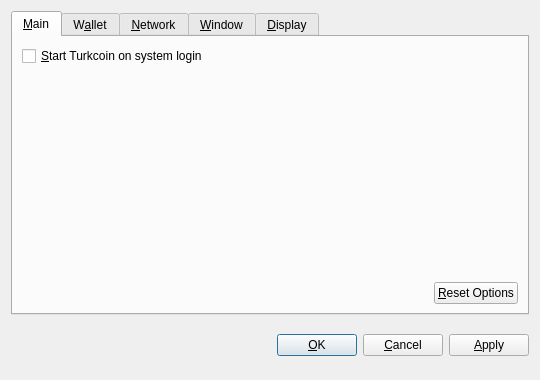
<?xml version="1.0" encoding="UTF-8"?>
<ui version="4.0">
 <class>OptionsDialog</class>
 <widget class="QDialog" name="OptionsDialog">
  <property name="geometry">
   <rect>
    <x>0</x>
    <y>0</y>
    <width>540</width>
    <height>380</height>
   </rect>
  </property>
  <property name="windowTitle">
   <string>Options</string>
  </property>
  <property name="modal">
   <bool>true</bool>
  </property>
  <layout class="QVBoxLayout" name="verticalLayout">
   <item>
    <widget class="QTabWidget" name="tabWidget">
     <property name="tabPosition">
      <enum>QTabWidget::North</enum>
     </property>
     <property name="currentIndex">
      <number>0</number>
     </property>
     <widget class="QWidget" name="tabMain">
      <attribute name="title">
       <string>&amp;Main</string>
      </attribute>
      <layout class="QVBoxLayout" name="verticalLayout_Main">
       <item>
        <widget class="QCheckBox" name="bitcoinAtStartup">
         <property name="toolTip">
          <string>Automatically start Turkcoin after logging in to the system.</string>
         </property>
         <property name="text">
          <string>&amp;Start Turkcoin on system login</string>
         </property>
        </widget>
       </item>
       <item>
        <spacer name="verticalSpacer_Main">
         <property name="orientation">
          <enum>Qt::Vertical</enum>
         </property>
         <property name="sizeHint" stdset="0">
          <size>
           <width>20</width>
           <height>40</height>
          </size>
         </property>
        </spacer>
       </item>
       <item>
        <layout class="QHBoxLayout" name="horizontalLayout_2_Main">
         <item>
          <spacer name="horizontalSpacer_2_Main">
           <property name="orientation">
            <enum>Qt::Horizontal</enum>
           </property>
           <property name="sizeHint" stdset="0">
            <size>
             <width>40</width>
             <height>20</height>
            </size>
           </property>
          </spacer>
         </item>
         <item>
          <widget class="QPushButton" name="resetButton">
           <property name="toolTip">
            <string>Reset all client options to default.</string>
           </property>
           <property name="text">
            <string>&amp;Reset Options</string>
           </property>
           <property name="autoDefault">
            <bool>false</bool>
           </property>
          </widget>
         </item>
        </layout>
       </item>
      </layout>
     </widget>
     <widget class="QWidget" name="tabWallet">
      <attribute name="title">
       <string>W&amp;allet</string>
      </attribute>
      <layout class="QVBoxLayout" name="verticalLayout_Network">
       <item>
        <widget class="QLabel" name="transactionFeeInfoLabel">
         <property name="text">
          <string>Optional transaction fee per kB that helps make sure your transactions are processed quickly. Most transactions are 1 kB.</string>
         </property>
         <property name="textFormat">
          <enum>Qt::PlainText</enum>
         </property>
         <property name="wordWrap">
          <bool>true</bool>
         </property>
        </widget>
       </item>
       <item>
        <layout class="QHBoxLayout" name="horizontalLayout_1_Main">
         <item>
          <widget class="QLabel" name="transactionFeeLabel">
           <property name="text">
            <string>Pay transaction &amp;fee</string>
           </property>
           <property name="textFormat">
            <enum>Qt::PlainText</enum>
           </property>
           <property name="buddy">
            <cstring>transactionFee</cstring>
           </property>
          </widget>
         </item>
         <item>
          <widget class="BitcoinAmountField" name="transactionFee"/>
         </item>
         <item>
          <spacer name="horizontalSpacer_1_Main">
           <property name="orientation">
            <enum>Qt::Horizontal</enum>
           </property>
           <property name="sizeHint" stdset="0">
            <size>
             <width>40</width>
             <height>20</height>
            </size>
           </property>
          </spacer>
         </item>
        </layout>
       </item>
       <item>
        <widget class="QLabel" name="label">
         <property name="text">
          <string>If you disable the spending of unconfirmed change, the change from a transaction cannot be used until that transaction has at least one confirmation. This also affects how your balance is computed.</string>
         </property>
         <property name="wordWrap">
          <bool>true</bool>
         </property>
        </widget>
       </item>
       <item>
        <widget class="QCheckBox" name="spendZeroConfChange">
         <property name="text">
          <string>Spend unconfirmed change  (experts only)</string>
         </property>
        </widget>
       </item>
       <item>
        <spacer name="verticalSpacer">
         <property name="orientation">
          <enum>Qt::Vertical</enum>
         </property>
         <property name="sizeHint" stdset="0">
          <size>
           <width>20</width>
           <height>40</height>
          </size>
         </property>
        </spacer>
       </item>
      </layout>
     </widget>
     <widget class="QWidget" name="tabNetwork">
      <attribute name="title">
       <string>&amp;Network</string>
      </attribute>
      <layout class="QVBoxLayout" name="verticalLayout_Network">
       <item>
        <widget class="QCheckBox" name="mapPortUpnp">
         <property name="toolTip">
          <string>Automatically open the Turkcoin client port on the router. This only works when your router supports UPnP and it is enabled.</string>
         </property>
         <property name="text">
          <string>Map port using &amp;UPnP</string>
         </property>
        </widget>
       </item>
       <item>
        <widget class="QCheckBox" name="connectSocks">
         <property name="toolTip">
          <string>Connect to the Turkcoin network through a SOCKS proxy (e.g. when connecting through Tor).</string>
         </property>
         <property name="text">
          <string>&amp;Connect through SOCKS proxy:</string>
         </property>
        </widget>
       </item>
       <item>
        <layout class="QHBoxLayout" name="horizontalLayout_Network">
         <item>
          <widget class="QLabel" name="proxyIpLabel">
           <property name="text">
            <string>Proxy &amp;IP:</string>
           </property>
           <property name="textFormat">
            <enum>Qt::PlainText</enum>
           </property>
           <property name="buddy">
            <cstring>proxyIp</cstring>
           </property>
          </widget>
         </item>
         <item>
          <widget class="QValidatedLineEdit" name="proxyIp">
           <property name="maximumSize">
            <size>
             <width>140</width>
             <height>16777215</height>
            </size>
           </property>
           <property name="toolTip">
            <string>IP address of the proxy (e.g. 127.0.0.1)</string>
           </property>
          </widget>
         </item>
         <item>
          <widget class="QLabel" name="proxyPortLabel">
           <property name="text">
            <string>&amp;Port:</string>
           </property>
           <property name="textFormat">
            <enum>Qt::PlainText</enum>
           </property>
           <property name="buddy">
            <cstring>proxyPort</cstring>
           </property>
          </widget>
         </item>
         <item>
          <widget class="QLineEdit" name="proxyPort">
           <property name="maximumSize">
            <size>
             <width>55</width>
             <height>16777215</height>
            </size>
           </property>
           <property name="toolTip">
            <string>Port of the proxy (e.g. 9050)</string>
           </property>
          </widget>
         </item>
         <item>
          <widget class="QLabel" name="socksVersionLabel">
           <property name="text">
            <string>SOCKS &amp;Version:</string>
           </property>
           <property name="textFormat">
            <enum>Qt::PlainText</enum>
           </property>
           <property name="buddy">
            <cstring>socksVersion</cstring>
           </property>
          </widget>
         </item>
         <item>
          <widget class="QValueComboBox" name="socksVersion">
           <property name="toolTip">
            <string>SOCKS version of the proxy (e.g. 5)</string>
           </property>
          </widget>
         </item>
         <item>
          <spacer name="horizontalSpacer_Network">
           <property name="orientation">
            <enum>Qt::Horizontal</enum>
           </property>
           <property name="sizeHint" stdset="0">
            <size>
             <width>40</width>
             <height>20</height>
            </size>
           </property>
          </spacer>
         </item>
        </layout>
       </item>
       <item>
        <spacer name="verticalSpacer_Network">
         <property name="orientation">
          <enum>Qt::Vertical</enum>
         </property>
         <property name="sizeHint" stdset="0">
          <size>
           <width>20</width>
           <height>40</height>
          </size>
         </property>
        </spacer>
       </item>
      </layout>
     </widget>
     <widget class="QWidget" name="tabWindow">
      <attribute name="title">
       <string>&amp;Window</string>
      </attribute>
      <layout class="QVBoxLayout" name="verticalLayout_Window">
       <item>
        <widget class="QCheckBox" name="minimizeToTray">
         <property name="toolTip">
          <string>Show only a tray icon after minimizing the window.</string>
         </property>
         <property name="text">
          <string>&amp;Minimize to the tray instead of the taskbar</string>
         </property>
        </widget>
       </item>
       <item>
        <widget class="QCheckBox" name="minimizeOnClose">
         <property name="toolTip">
          <string>Minimize instead of exit the application when the window is closed. When this option is enabled, the application will be closed only after selecting Quit in the menu.</string>
         </property>
         <property name="text">
          <string>M&amp;inimize on close</string>
         </property>
        </widget>
       </item>
       <item>
        <spacer name="verticalSpacer_Window">
         <property name="orientation">
          <enum>Qt::Vertical</enum>
         </property>
         <property name="sizeHint" stdset="0">
          <size>
           <width>20</width>
           <height>40</height>
          </size>
         </property>
        </spacer>
       </item>
      </layout>
     </widget>
     <widget class="QWidget" name="tabDisplay">
      <attribute name="title">
       <string>&amp;Display</string>
      </attribute>
      <layout class="QVBoxLayout" name="verticalLayout_Display">
       <item>
        <layout class="QHBoxLayout" name="horizontalLayout_1_Display">
         <item>
          <widget class="QLabel" name="langLabel">
           <property name="text">
            <string>User Interface &amp;language:</string>
           </property>
           <property name="textFormat">
            <enum>Qt::PlainText</enum>
           </property>
           <property name="buddy">
            <cstring>lang</cstring>
           </property>
          </widget>
         </item>
         <item>
          <widget class="QValueComboBox" name="lang">
           <property name="toolTip">
            <string>The user interface language can be set here. This setting will take effect after restarting Turkcoin.</string>
           </property>
          </widget>
         </item>
        </layout>
       </item>
       <item>
        <layout class="QHBoxLayout" name="horizontalLayout_2_Display">
         <item>
          <widget class="QLabel" name="unitLabel">
           <property name="text">
            <string>&amp;Unit to show amounts in:</string>
           </property>
           <property name="textFormat">
            <enum>Qt::PlainText</enum>
           </property>
           <property name="buddy">
            <cstring>unit</cstring>
           </property>
          </widget>
         </item>
         <item>
          <widget class="QValueComboBox" name="unit">
           <property name="toolTip">
            <string>Choose the default subdivision unit to show in the interface and when sending coins.</string>
           </property>
          </widget>
         </item>
        </layout>
       </item>
       <item>
        <widget class="QCheckBox" name="displayAddresses">
         <property name="toolTip">
          <string>Whether to show Turkcoin addresses in the transaction list or not.</string>
         </property>
         <property name="text">
          <string>&amp;Display addresses in transaction list</string>
         </property>
        </widget>
       </item>
       <item>
        <widget class="QCheckBox" name="coinControlFeatures">
         <property name="toolTip">
          <string>Whether to show coin control features or not.</string>
         </property>
         <property name="text">
          <string>Display coin &amp;control features (experts only!)</string>
         </property>
        </widget>
       </item>
       <item>
        <spacer name="verticalSpacer_Display">
         <property name="orientation">
          <enum>Qt::Vertical</enum>
         </property>
         <property name="sizeHint" stdset="0">
          <size>
           <width>20</width>
           <height>40</height>
          </size>
         </property>
        </spacer>
       </item>
      </layout>
     </widget>
    </widget>
   </item>
   <item>
    <layout class="QHBoxLayout" name="horizontalLayout_Buttons">
     <item>
      <spacer name="horizontalSpacer_1">
       <property name="orientation">
        <enum>Qt::Horizontal</enum>
       </property>
       <property name="sizeHint" stdset="0">
        <size>
         <width>40</width>
         <height>48</height>
        </size>
       </property>
      </spacer>
     </item>
     <item>
      <widget class="QLabel" name="statusLabel">
       <property name="font">
        <font>
         <weight>75</weight>
         <bold>true</bold>
        </font>
       </property>
       <property name="text">
        <string/>
       </property>
       <property name="textFormat">
        <enum>Qt::PlainText</enum>
       </property>
       <property name="wordWrap">
        <bool>true</bool>
       </property>
      </widget>
     </item>
     <item>
      <spacer name="horizontalSpacer_2">
       <property name="orientation">
        <enum>Qt::Horizontal</enum>
       </property>
       <property name="sizeHint" stdset="0">
        <size>
         <width>40</width>
         <height>48</height>
        </size>
       </property>
      </spacer>
     </item>
     <item>
      <widget class="QPushButton" name="okButton">
       <property name="text">
        <string>&amp;OK</string>
       </property>
      </widget>
     </item>
     <item>
      <widget class="QPushButton" name="cancelButton">
       <property name="text">
        <string>&amp;Cancel</string>
       </property>
       <property name="autoDefault">
        <bool>false</bool>
       </property>
      </widget>
     </item>
     <item>
      <widget class="QPushButton" name="applyButton">
       <property name="text">
        <string>&amp;Apply</string>
       </property>
       <property name="autoDefault">
        <bool>false</bool>
       </property>
      </widget>
     </item>
    </layout>
   </item>
  </layout>
 </widget>
 <customwidgets>
  <customwidget>
   <class>BitcoinAmountField</class>
   <extends>QSpinBox</extends>
   <header>bitcoinamountfield.h</header>
  </customwidget>
  <customwidget>
   <class>QValueComboBox</class>
   <extends>QComboBox</extends>
   <header>qvaluecombobox.h</header>
  </customwidget>
  <customwidget>
   <class>QValidatedLineEdit</class>
   <extends>QLineEdit</extends>
   <header>qvalidatedlineedit.h</header>
  </customwidget>
 </customwidgets>
 <resources/>
 <connections/>
</ui>
